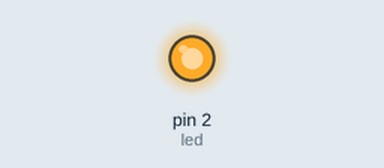
Bench run of a sketch on a simulated Arduino Uno, built with avr-gcc and run on an emulated ATmega328P. Shown: output pins drawn as LEDs (lit = HIGH).

Above: at 0.5 s.
At 2.5 s:
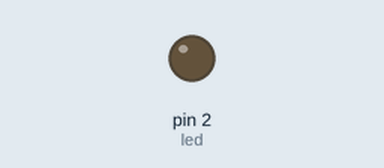
Timing chart, 0 to 5.2 s (numbered marks = the images above):
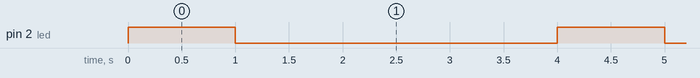

The sketch:

codigo.ino
```cpp
 int led = 2;
int ledois = 4;
void setup()
{
  pinMode(led,OUTPUT);
}
void loop()

{
  digitalWrite(led, HIGH);
  delay(1000);
  digitalWrite(led, LOW);
  delay(1000);
   digitalWrite(ledois, HIGH);
  delay(1000);
  digitalWrite(ledois, LOW);
  delay(1000);
}
```

Measured:
- by itself, pin 2 (led): alternates HIGH for 1.0 s and LOW for 3.0 s
